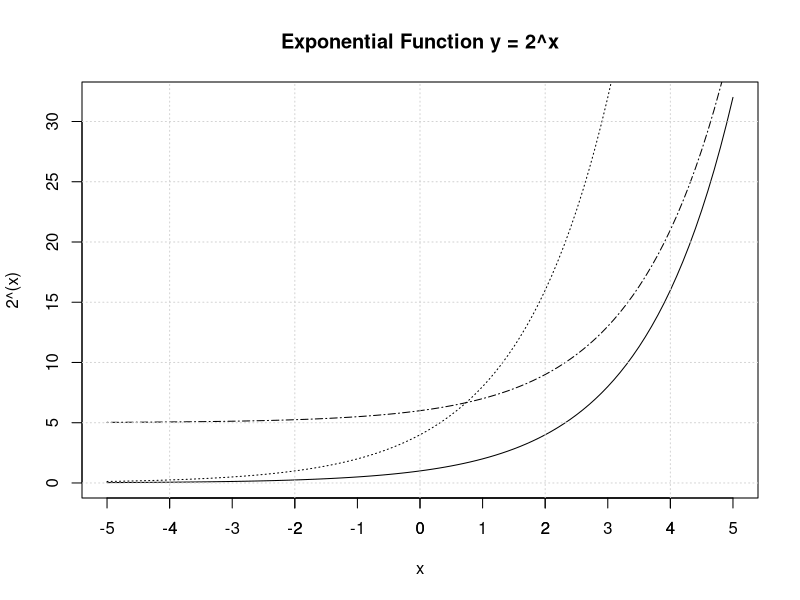

The R source for this figure:
## Exponential Function
curve(2^(x), -5, 5, lty = "solid")
curve(2^(x) + 5, -5, 5, add=TRUE, lty="1373")
curve(2^(x + 2), -5, 5, add=TRUE, lty = "dotted") 
title(main = "Exponential Function y = 2^x")
Axis(x=-5:5, at=-5:5, side=1)
grid()
savePlot ("ExpFunc", "jpg")
